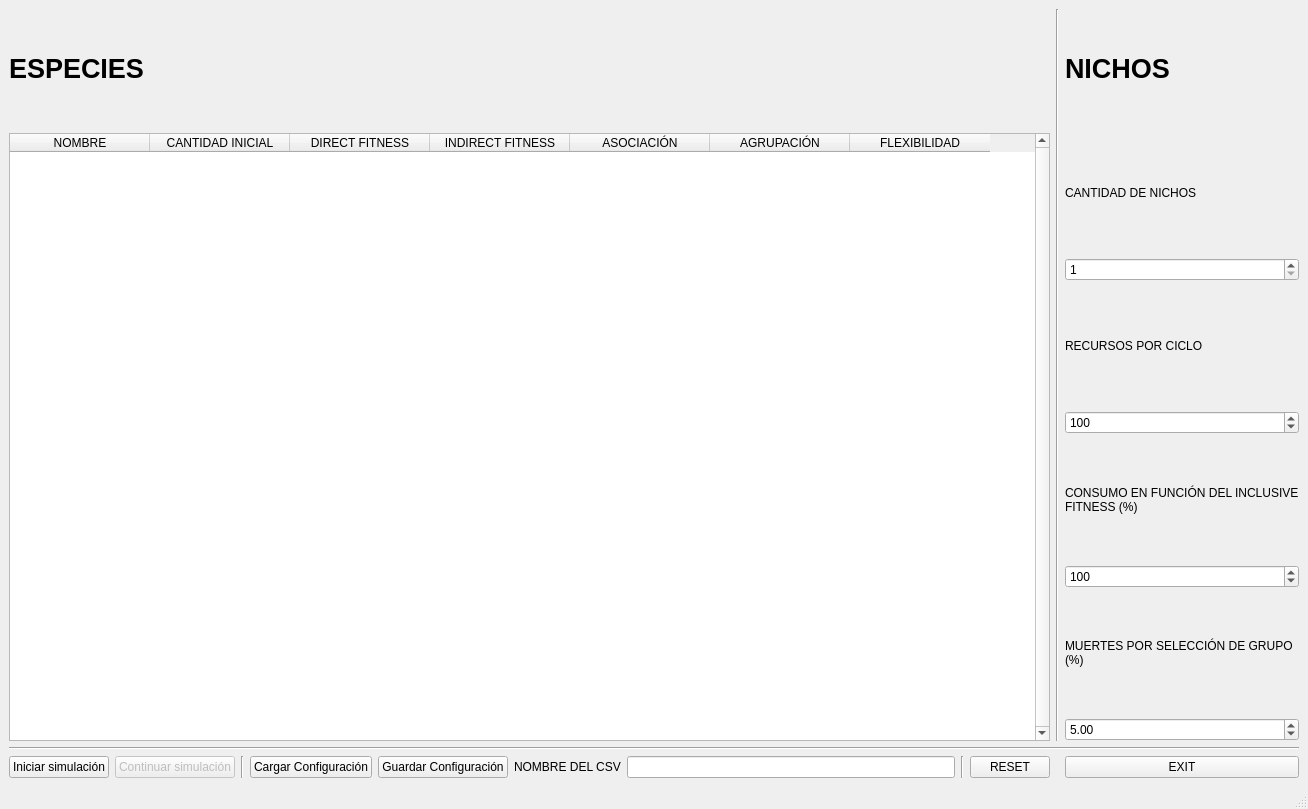
<?xml version="1.0" encoding="UTF-8"?>
<ui version="4.0">
 <class>MainWindow</class>
 <widget class="QMainWindow" name="MainWindow">
  <property name="geometry">
   <rect>
    <x>0</x>
    <y>0</y>
    <width>1308</width>
    <height>809</height>
   </rect>
  </property>
  <property name="windowTitle">
   <string>Autómata Celular v0.6.2</string>
  </property>
  <widget class="QWidget" name="centralwidget">
   <layout class="QGridLayout" name="gridLayout">
    <item row="1" column="0" rowspan="8" colspan="9">
     <widget class="QTableWidget" name="Data_Table">
      <property name="verticalScrollBarPolicy">
       <enum>Qt::ScrollBarAlwaysOn</enum>
      </property>
      <property name="horizontalScrollBarPolicy">
       <enum>Qt::ScrollBarAlwaysOff</enum>
      </property>
      <property name="alternatingRowColors">
       <bool>true</bool>
      </property>
      <property name="rowCount">
       <number>0</number>
      </property>
      <property name="columnCount">
       <number>7</number>
      </property>
      <attribute name="horizontalHeaderDefaultSectionSize">
       <number>140</number>
      </attribute>
      <column>
       <property name="text">
        <string>NOMBRE</string>
       </property>
      </column>
      <column>
       <property name="text">
        <string>CANTIDAD INICIAL</string>
       </property>
      </column>
      <column>
       <property name="text">
        <string>DIRECT FITNESS</string>
       </property>
      </column>
      <column>
       <property name="text">
        <string>INDIRECT FITNESS</string>
       </property>
      </column>
      <column>
       <property name="text">
        <string>ASOCIACIÓN</string>
       </property>
      </column>
      <column>
       <property name="text">
        <string>AGRUPACIÓN</string>
       </property>
      </column>
      <column>
       <property name="text">
        <string>FLEXIBILIDAD</string>
       </property>
      </column>
     </widget>
    </item>
    <item row="6" column="10">
     <widget class="QSpinBox" name="Reproduction">
      <property name="maximum">
       <number>999999999</number>
      </property>
      <property name="value">
       <number>100</number>
      </property>
     </widget>
    </item>
    <item row="11" column="1">
     <widget class="QPushButton" name="Continue_Button">
      <property name="enabled">
       <bool>false</bool>
      </property>
      <property name="text">
       <string>Continuar simulación</string>
      </property>
     </widget>
    </item>
    <item row="11" column="7">
     <widget class="Line" name="line_4">
      <property name="orientation">
       <enum>Qt::Vertical</enum>
      </property>
     </widget>
    </item>
    <item row="2" column="10">
     <widget class="QSpinBox" name="Nodes">
      <property name="minimum">
       <number>1</number>
      </property>
      <property name="maximum">
       <number>999999999</number>
      </property>
      <property name="value">
       <number>1</number>
      </property>
     </widget>
    </item>
    <item row="11" column="6">
     <widget class="QLineEdit" name="CSV_NAME"/>
    </item>
    <item row="11" column="3">
     <widget class="QPushButton" name="Load_Button">
      <property name="text">
       <string>Cargar Configuración</string>
      </property>
     </widget>
    </item>
    <item row="11" column="4">
     <widget class="QPushButton" name="Save_Button">
      <property name="text">
       <string>Guardar Configuración</string>
      </property>
     </widget>
    </item>
    <item row="9" column="0" colspan="11">
     <widget class="Line" name="line_3">
      <property name="orientation">
       <enum>Qt::Horizontal</enum>
      </property>
     </widget>
    </item>
    <item row="11" column="10">
     <widget class="QPushButton" name="EXIT_Button">
      <property name="text">
       <string>EXIT</string>
      </property>
     </widget>
    </item>
    <item row="3" column="10">
     <widget class="QLabel" name="label_10">
      <property name="font">
       <font>
        <strikeout>false</strikeout>
       </font>
      </property>
      <property name="cursor">
       <cursorShape>ArrowCursor</cursorShape>
      </property>
      <property name="acceptDrops">
       <bool>false</bool>
      </property>
      <property name="text">
       <string>RECURSOS POR CICLO</string>
      </property>
      <property name="scaledContents">
       <bool>false</bool>
      </property>
      <property name="wordWrap">
       <bool>true</bool>
      </property>
     </widget>
    </item>
    <item row="11" column="5">
     <widget class="QLabel" name="label">
      <property name="text">
       <string>NOMBRE DEL CSV</string>
      </property>
     </widget>
    </item>
    <item row="11" column="2">
     <widget class="Line" name="line_2">
      <property name="orientation">
       <enum>Qt::Vertical</enum>
      </property>
     </widget>
    </item>
    <item row="11" column="0">
     <widget class="QPushButton" name="Start_Button">
      <property name="text">
       <string>Iniciar simulación</string>
      </property>
     </widget>
    </item>
    <item row="4" column="10">
     <widget class="QSpinBox" name="Resources">
      <property name="maximum">
       <number>999999999</number>
      </property>
      <property name="value">
       <number>100</number>
      </property>
     </widget>
    </item>
    <item row="7" column="10">
     <widget class="QLabel" name="label_16">
      <property name="text">
       <string>MUERTES POR SELECCIÓN DE GRUPO (%)</string>
      </property>
      <property name="wordWrap">
       <bool>true</bool>
      </property>
     </widget>
    </item>
    <item row="11" column="8">
     <widget class="QPushButton" name="Reset_Button">
      <property name="text">
       <string>RESET</string>
      </property>
     </widget>
    </item>
    <item row="0" column="9" rowspan="9">
     <widget class="Line" name="line">
      <property name="orientation">
       <enum>Qt::Vertical</enum>
      </property>
     </widget>
    </item>
    <item row="1" column="10">
     <widget class="QLabel" name="label_17">
      <property name="text">
       <string>CANTIDAD DE NICHOS</string>
      </property>
      <property name="wordWrap">
       <bool>true</bool>
      </property>
     </widget>
    </item>
    <item row="0" column="10">
     <widget class="QLabel" name="label_11">
      <property name="font">
       <font>
        <pointsize>20</pointsize>
        <weight>75</weight>
        <bold>true</bold>
       </font>
      </property>
      <property name="text">
       <string>NICHOS</string>
      </property>
     </widget>
    </item>
    <item row="0" column="0" colspan="9">
     <widget class="QLabel" name="label_12">
      <property name="font">
       <font>
        <pointsize>20</pointsize>
        <weight>75</weight>
        <bold>true</bold>
       </font>
      </property>
      <property name="text">
       <string>ESPECIES</string>
      </property>
     </widget>
    </item>
    <item row="5" column="10">
     <widget class="QLabel" name="label_14">
      <property name="text">
       <string>CONSUMO EN FUNCIÓN DEL INCLUSIVE FITNESS (%)</string>
      </property>
      <property name="scaledContents">
       <bool>false</bool>
      </property>
      <property name="wordWrap">
       <bool>true</bool>
      </property>
     </widget>
    </item>
    <item row="8" column="10">
     <widget class="QDoubleSpinBox" name="Deaths">
      <property name="maximum">
       <double>100.000000000000000</double>
      </property>
      <property name="value">
       <double>5.000000000000000</double>
      </property>
     </widget>
    </item>
   </layout>
  </widget>
  <widget class="QMenuBar" name="menubar">
   <property name="geometry">
    <rect>
     <x>0</x>
     <y>0</y>
     <width>1308</width>
     <height>26</height>
    </rect>
   </property>
  </widget>
  <widget class="QStatusBar" name="statusbar"/>
 </widget>
 <resources/>
 <connections/>
</ui>
